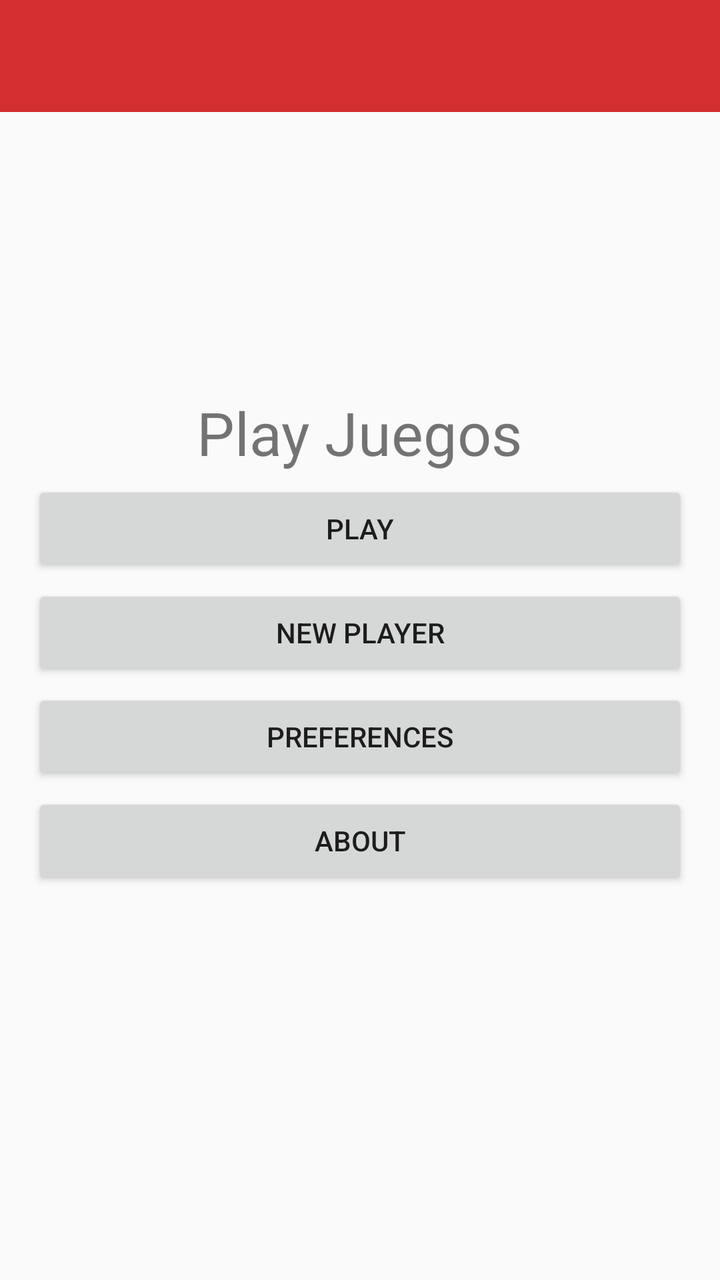
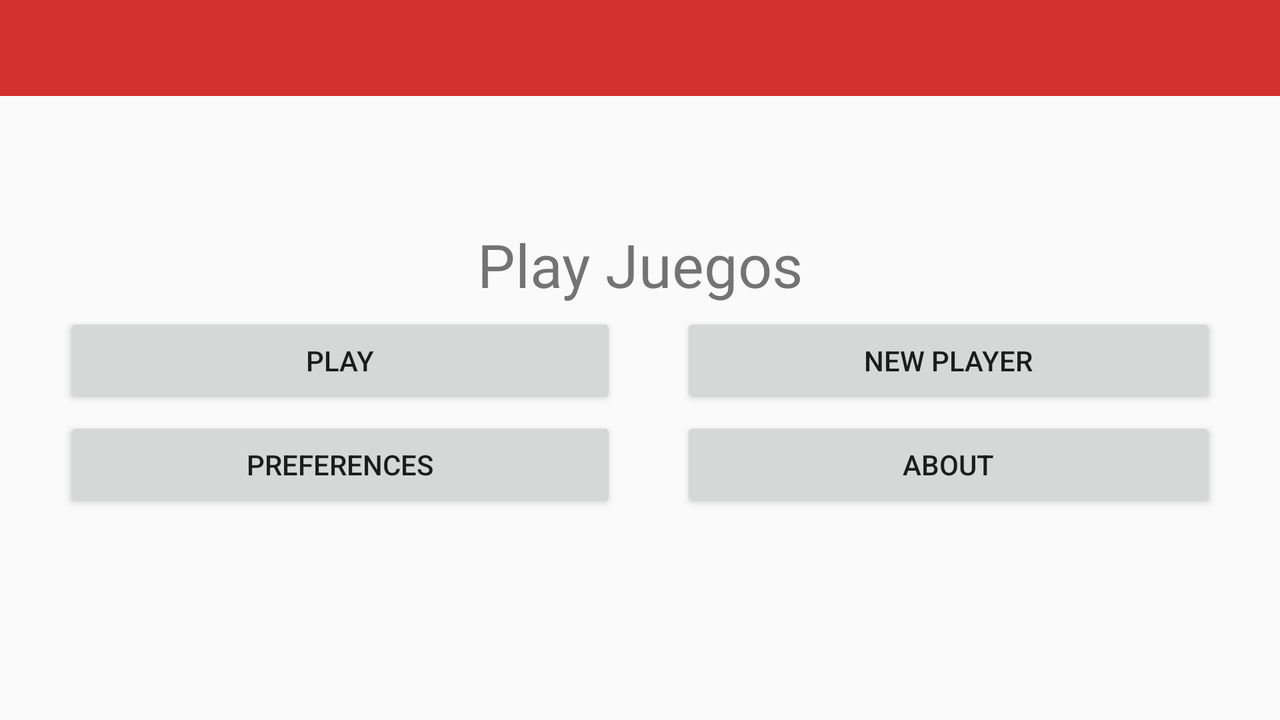

First picture: res/layout/ on a phone held upright. Second picture: the repository's own variant of that layout, on a device whose configuration matches the variant's folder. Source for both follows.
<!-- AndroidManifest.xml: application theme Theme.PlayJuegos -->
<!-- res/layout/activity_main.xml -->
<?xml version="1.0" encoding="utf-8"?>
<LinearLayout xmlns:android="http://schemas.android.com/apk/res/android"
    xmlns:tools="http://schemas.android.com/tools"
    android:layout_width="match_parent"
    android:layout_height="match_parent"
    android:gravity="center_horizontal"
    android:orientation="vertical"
    tools:context=".MainActivity">

    <include layout="@layout/toolbar_layout" />

    <LinearLayout
        android:layout_width="match_parent"
        android:layout_height="match_parent"
        android:gravity="center_horizontal"
        android:orientation="vertical">

        <TextView
            android:id="@+id/textView"
            android:layout_width="wrap_content"
            android:layout_height="wrap_content"
            android:layout_marginTop="140dp"
            android:layout_marginBottom="4dp"
            android:fontFamily="@font/courgette_regular"
            android:text="@string/play_juegos"
            android:textSize="30sp" />

        <Button
            android:id="@+id/button1"
            android:layout_width="match_parent"
            android:layout_height="wrap_content"
            android:layout_marginLeft="16dp"
            android:layout_marginRight="16dp"
            android:layout_marginBottom="4dp"
            android:text="@string/play" />

        <Button
            android:id="@+id/button2"
            android:layout_width="match_parent"
            android:layout_height="wrap_content"
            android:layout_marginLeft="16dp"
            android:layout_marginRight="16dp"
            android:layout_marginBottom="4dp"
            android:text="@string/new_player" />

        <Button
            android:id="@+id/button3"
            android:layout_width="match_parent"
            android:layout_height="wrap_content"
            android:layout_marginLeft="16dp"
            android:layout_marginRight="16dp"
            android:layout_marginBottom="4dp"
            android:text="@string/preferences" />

        <Button
            android:id="@+id/button4"
            android:layout_width="match_parent"
            android:layout_height="wrap_content"
            android:layout_marginLeft="16dp"
            android:layout_marginRight="16dp"
            android:layout_marginBottom="4dp"
            android:text="@string/about" />
    </LinearLayout>
</LinearLayout>
<!-- res/layout/toolbar_layout.xml (included above) -->
<?xml version="1.0" encoding="utf-8"?>
<androidx.appcompat.widget.Toolbar
    xmlns:android="http://schemas.android.com/apk/res/android"
    xmlns:app="http://schemas.android.com/apk/res-auto"
    android:id="@+id/toolbar"
    android:layout_width="match_parent"
    android:layout_height="wrap_content"
    android:background="?attr/colorPrimary"
    android:minHeight="?attr/actionBarSize"
    app:popupTheme="@style/ThemeOverlay.AppCompat.Light"
    android:theme="@style/ThemeOverlay.AppCompat.Dark.ActionBar" />
<!-- resources referenced by this layout -->
<resources>
  <string name="about">About</string>
  <string name="new_player">New Player</string>
  <string name="play">Play</string>
  <string name="play_juegos">Play Juegos</string>
  <string name="preferences">Preferences</string>
  <style name="Theme.PlayJuegos" parent="Theme.AppCompat.DayNight.NoActionBar">
          
          <item name="colorPrimary">@color/red_800</item>
          <item name="colorPrimaryVariant">@color/red_900</item>
          <item name="colorOnPrimary">@color/white</item>
          
          <item name="colorSecondary">@color/red_800</item>
          <item name="colorSecondaryVariant">@color/red_900</item>
          <item name="colorOnSecondary">@color/black</item>
          
          <item name="android:statusBarColor" tools:targetApi="l">?attr/colorPrimaryVariant</item>
          
      </style>
  <color name="red_800">#d32f2f</color>
  <color name="red_900">#b71c1c</color>
  <color name="white">#FFFFFFFF</color>
  <color name="black">#FF000000</color>
</resources>
<!-- res/layout-land/activity_main.xml (the repository's variant of the layout above) -->
<!-- drawn on the phone turned sideways -->
<?xml version="1.0" encoding="utf-8"?>
<LinearLayout xmlns:android="http://schemas.android.com/apk/res/android"
    xmlns:tools="http://schemas.android.com/tools"
    android:layout_width="match_parent"
    android:layout_height="match_parent"
    android:orientation="vertical">

    <include layout="@layout/toolbar_layout" />

    <TableLayout
        android:layout_width="match_parent"
        android:layout_height="match_parent"
        android:layout_marginStart="16dp"
        android:layout_marginTop="4dp"
        android:layout_marginEnd="16dp"
        android:layout_marginBottom="4dp"
        android:gravity="center_horizontal"
        android:orientation="vertical"
        android:stretchColumns="0,1"
        tools:context=".MainActivity">


        <TableRow
            android:layout_width="match_parent"
            android:layout_height="match_parent"
            android:layout_marginTop="60dp">

            <TextView
                android:id="@+id/textView"
                android:layout_width="match_parent"
                android:layout_height="match_parent"
                android:layout_marginBottom="4dp"
                android:layout_span="2"
                android:fontFamily="@font/courgette_regular"
                android:gravity="center"
                android:text="@string/play_juegos"
                android:textSize="30sp" />
        </TableRow>

        <TableRow
            android:layout_width="match_parent"
            android:layout_height="match_parent">

            <Button
                android:id="@+id/button1"
                android:layout_width="match_parent"
                android:layout_height="match_parent"
                android:layout_marginLeft="16dp"
                android:layout_marginRight="16dp"
                android:layout_marginBottom="4dp"
                android:text="@string/play"
                tools:ignore="ButtonStyle" />

            <Button
                android:id="@+id/button2"
                android:layout_width="match_parent"
                android:layout_height="wrap_content"
                android:layout_marginLeft="16dp"
                android:layout_marginRight="16dp"
                android:layout_marginBottom="4dp"
                android:text="@string/new_player"
                tools:ignore="ButtonStyle" />
        </TableRow>

        <TableRow
            android:layout_width="match_parent"
            android:layout_height="match_parent">

            <Button
                android:id="@+id/button3"
                android:layout_width="match_parent"
                android:layout_height="match_parent"
                android:layout_marginLeft="16dp"
                android:layout_marginRight="16dp"
                android:layout_marginBottom="4dp"
                android:text="@string/preferences"
                tools:ignore="ButtonStyle" />

            <Button
                android:id="@+id/button4"
                android:layout_width="match_parent"
                android:layout_height="match_parent"
                android:layout_marginLeft="16dp"
                android:layout_marginRight="16dp"
                android:layout_marginBottom="4dp"
                android:text="@string/about"
                tools:ignore="ButtonStyle" />
        </TableRow>

    </TableLayout>
</LinearLayout>
